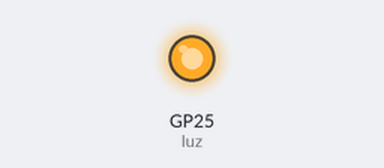
This program was run on a simulated Raspberry Pi Pico running MicroPython. On the bench: output pins drawn as LEDs (lit = HIGH). At 19.6 s the program stops and its outputs stay as they are.

Above: at 0.5 s.
At 1.5 s:
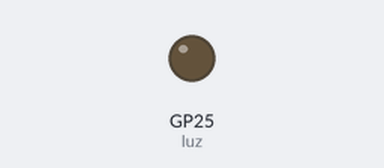
Timing chart, 0 to 4.4 s (numbered marks = the images above):
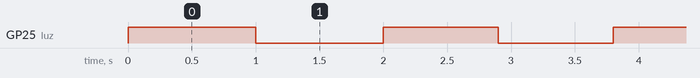

The program:

Luz.py
```python
from machine import Pin
import utime
luz=Pin(25,Pin.OUT)
luz.on()
tiempo=1000
while tiempo>0:
    luz.on()
    utime.sleep_ms(tiempo)
    luz.off()
    utime.sleep_ms(tiempo)
    tiempo=int(tiempo*0.9)


    
```

Measured:
- by itself, GP25 (luz): repeats every 1.9 s: LOW 1.0 s, HIGH 0.90 s
